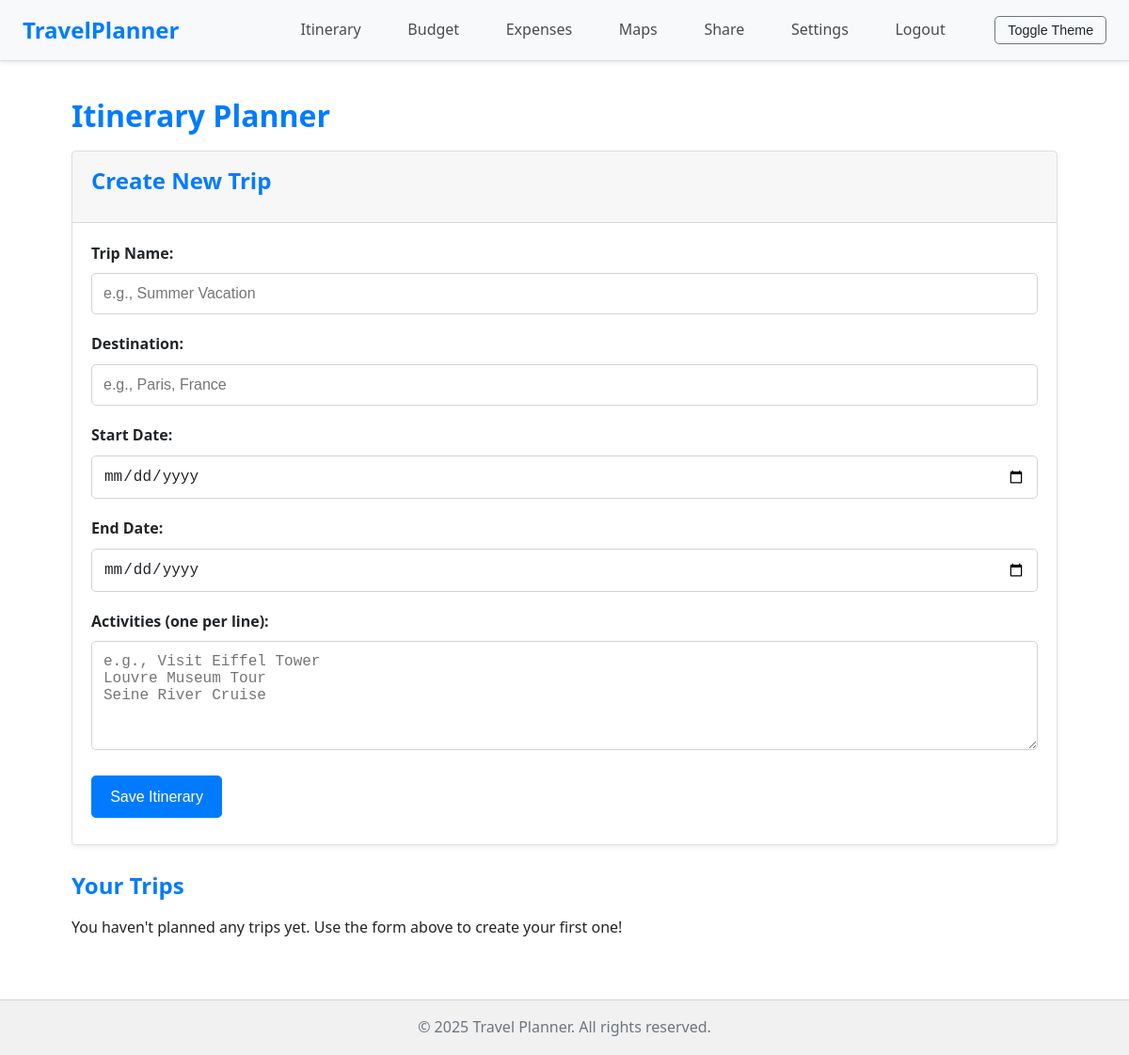
The app's page /itinerary/ (signed in), older data.
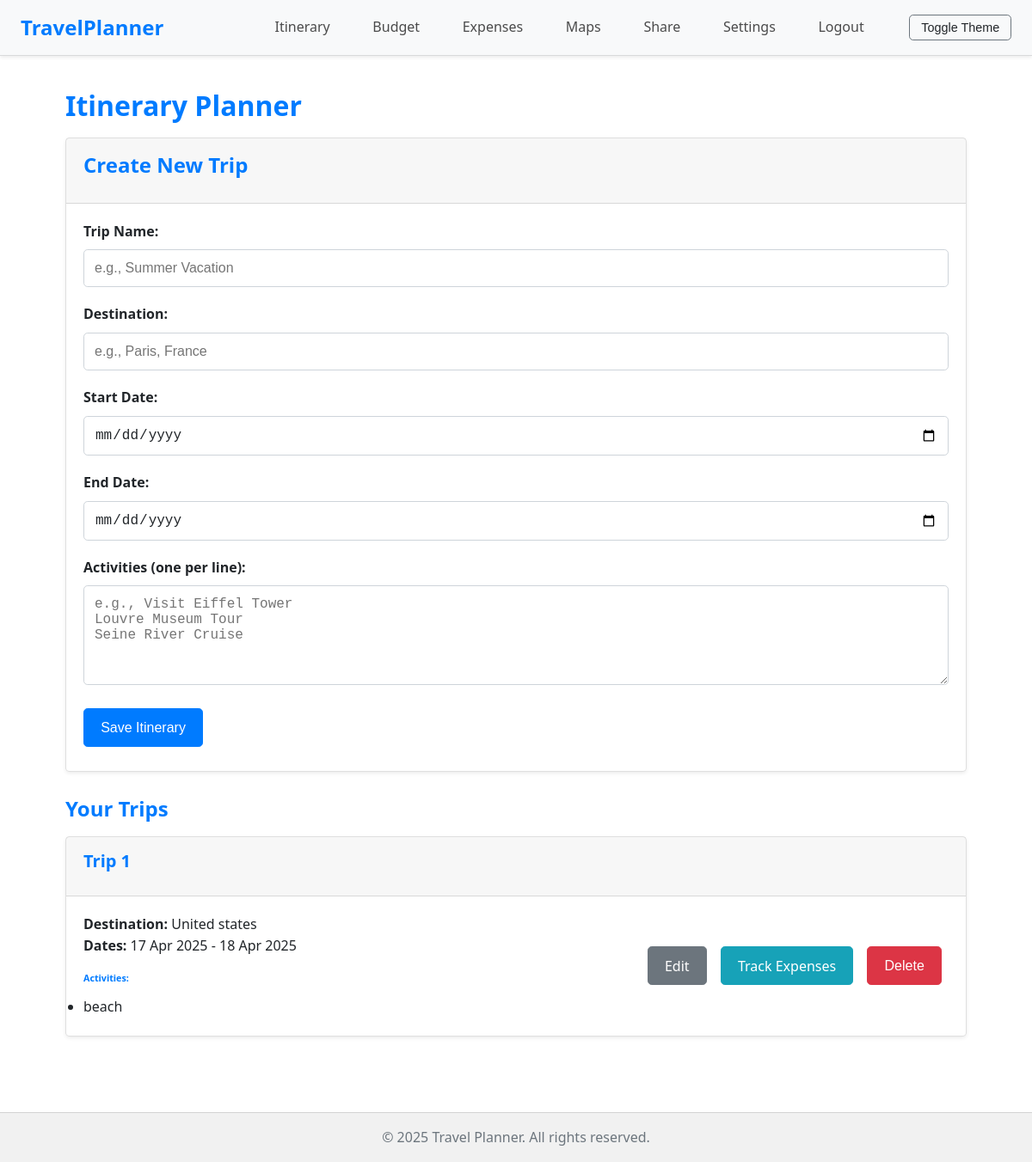
The same page, newer data.
### app/models.py (models this page shows)
class Trip(db.Model):
    __tablename__ = 'trips'
    id = db.Column(db.Integer, primary_key=True)
    trip_name = db.Column(db.String(120), nullable=False)
    destination = db.Column(db.String(120), nullable=False)
    start_date = db.Column(db.Date, nullable=False)
    end_date = db.Column(db.Date, nullable=False)
    user_id = db.Column(db.Integer, db.ForeignKey('users.id'), nullable=False)
    user = db.relationship('User', back_populates='trips')
    budget = db.relationship('Budget', back_populates='trip', uselist=False, lazy=True, cascade="all, delete-orphan")
    activities = db.relationship('Activity', back_populates='trip', lazy=True, cascade="all, delete-orphan")
    expenses = db.relationship('Expense', back_populates='trip', lazy=True, cascade="all, delete-orphan")

class Activity(db.Model):
    __tablename__ = 'activities'
    id = db.Column(db.Integer, primary_key=True)
    activity_name = db.Column(db.String(120), nullable=False)
    description = db.Column(db.Text, nullable=True)
    trip_id = db.Column(db.Integer, db.ForeignKey('trips.id'), nullable=False)
    trip = db.relationship('Trip', back_populates='activities')

### app/routes/itinerary.py (the view, shortened to what this page needs)
@itinerary_bp.route('/', methods=['GET', 'POST'])
def itinerary():
    if not is_logged_in():
        flash('Please log in to access your itineraries.', 'warning')
        return redirect(url_for('auth.login'))
    user = User.query.filter_by(email=session['user']).first()
    if not user:
        flash('User not found. Please login again.', 'danger')
        return redirect(url_for('auth.login'))
    trips = Trip.query.filter_by(user_id=user.id).all()
    return render_template('itinerary.html', title="Itinerary Planner", trips=trips)

### app/routes/itinerary.py (called while the page is built)
def is_logged_in():
    return 'user' in session

### app/templates/itinerary.html
{% extends "layout.html" %}
{% block content %}
<h1>Itinerary Planner</h1>
<div class="card mb-4">
    <div class="card-header">
        <h2>Create New Trip</h2>
    </div>
    <div class="card-body">
        <form method="POST" action="{{ url_for('itinerary.itinerary') }}">
            <div class="row">
                <div class="col-md-6">
                    <div class="form-group">
                        <label for="trip_name">Trip Name:</label>
                        <input type="text" id="trip_name" name="trip_name" class="form-control" required placeholder="e.g., Summer Vacation">
                    </div>
                </div>
                 <div class="col-md-6">
                    <div class="form-group">
                        <label for="destination">Destination:</label>
                        <input type="text" id="destination" name="destination" class="form-control" required placeholder="e.g., Paris, France">
                    </div>
                 </div>
            </div>
             <div class="row">
                <div class="col-md-6">
                    <div class="form-group">
                        <label for="start_date">Start Date:</label>
                        <input type="date" id="start_date" name="start_date" class="form-control" required>
                    </div>
                 </div>
                <div class="col-md-6">
                    <div class="form-group">
                        <label for="end_date">End Date:</label>
                        <input type="date" id="end_date" name="end_date" class="form-control" required>
                    </div>
                </div>
            </div>
            <div class="form-group">
                <label for="activities">Activities (one per line):</label>
                <textarea id="activities" name="activities" class="form-control" rows="5" placeholder="e.g., Visit Eiffel Tower
Louvre Museum Tour
Seine River Cruise"></textarea>
            </div>
            <button type="submit" class="btn btn-primary">Save Itinerary</button>
        </form>
    </div>
</div>
<h2>Your Trips</h2>
{% if trips %}
    <div class="trip-list">
        {% for trip in trips %}
        <div class="card trip-item">
            <div class="card-header">
                 <h5 class="card-title mb-0">{{ trip.trip_name }}</h5>
            </div>
            <div class="card-body">
                 <div class="trip-details">
                    <p class="card-text">
                        <strong>Destination:</strong> {{ trip.destination }}<br>
                        <strong>Dates:</strong> {{ trip.start_date.strftime('%d %b %Y') }} - {{ trip.end_date.strftime('%d %b %Y') }}
                    </p>
                    {% if trip.activities %}
                        <h6>Activities:</h6>
                        <ul>
                            {% for activity in trip.activities %}
                                <li>{{ activity.activity_name }}</li>
                            {% endfor %}
                        </ul>
                    {% endif %}
                 </div>
                 <div class="trip-actions">
                    <a href="{{ url_for('itinerary.edit_trip', trip_id=trip.id) }}" class="btn btn-sm btn-secondary">Edit</a>
                    <a href="{{ url_for('expenses.expenses', trip_id=trip.id) }}" class="btn btn-sm btn-info">Track Expenses</a>
                     <form action="{{ url_for('itinerary.delete_trip', trip_id=trip.id) }}" method="POST" style="display: inline;">
                         <button type="submit" class="btn btn-sm btn-danger" onclick="return confirm('Are you sure you want to delete this trip?');">Delete</button>
                     </form>
                 </div>
            </div>
        </div>
        {% endfor %}
    </div>
{% else %}
    <p>You haven't planned any trips yet. Use the form above to create your first one!</p>
{% endif %}
{% endblock %}

Row changes from the older to the newer data that the page shows:
added Trip: trip_name "Trip 1", destination "United states", start_date "17 Apr 2025", end_date "18 Apr 2025"
added Activity: activity_name "beach"
Text that changed along with them:
text no longer shown: "You haven't planned any trips yet. Use the form above to create your first one!"
